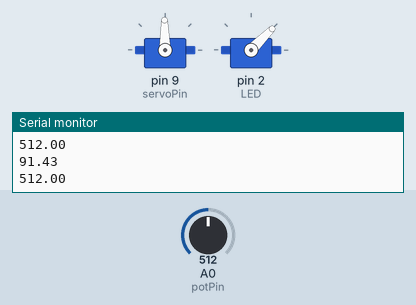
A sketch run on a simulated Arduino Uno, built with avr-gcc and run on an emulated ATmega328P. Shown: 2 × servo, the last lines printed to the serial monitor. Wiring (inferred from the names in the program): servo: signal pin 2. The inputs (shaded band) are chosen by the test bench; at power-on: A0 (potPin) = 512. Servo pulses on a pin are drawn as a servo (544–2400 µs = 0–180°).

Above: at 1.2 s.
1.3 s: A0 (potPin) set to 716
At 2.2 s:
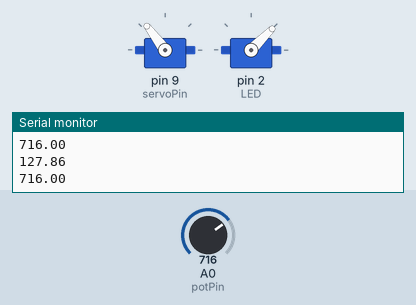
2.8 s: A0 (potPin) set to 900
At 3.2 s:
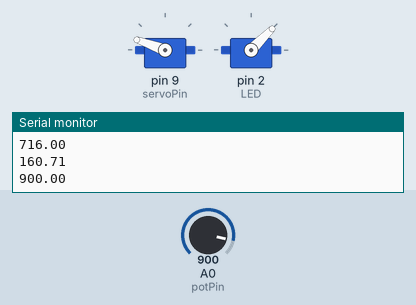
4.3 s: A0 (potPin) set to 1023
At 5.2 s:
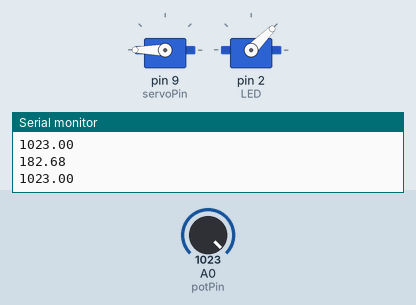
6.0 s: A0 (potPin) set to 306
At 7.4 s:
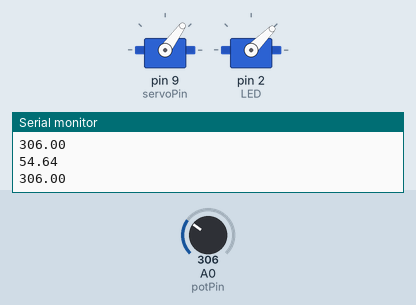
7.7 s: A0 (potPin) set to 122
At 8.4 s:
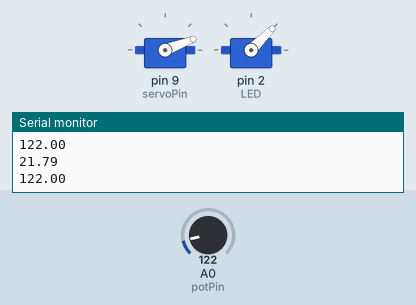
9.3 s: A0 (potPin) set to 511
At 10.4 s:
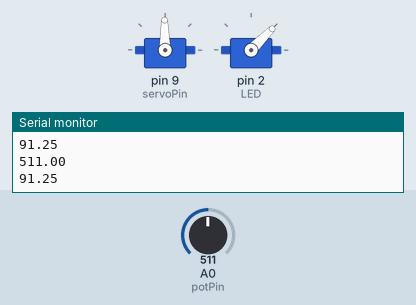
Timing chart, 0 to 11.8 s (numbered marks = the images above; inputs shaded):
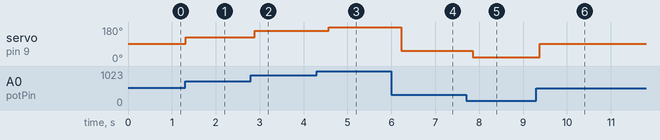

The sketch:

ClassAssignment_10-24-2023.ino
```cpp
/*
10-24-2023
Jay J Gurung

The potentiometer knob controls the angle
the angle controls the 3 LEDs' pattern direction and speed.
*/


#include <Servo.h> // include Arduino Servo library

const int servoPin = 9;  // create servoPin variable, assign 9
const int LED = 2;  // create LED variable, assign 2
const int LED2 = 4;  // create LED variable, assign 4
const int LED3 = 7;  // create LED variable, assign 4
const float potPin = A0;

Servo servo;  // create Servo object
float reading = 0; //keeping track of the reading
float angle = 0;   // variable to track servo position in degrees
float halfAng = 0;

//tone

void setup() {
  servo.attach(servoPin); //attach servo variable to control pin
  pinMode(LED,OUTPUT);
  Serial.begin(9600);
}


void loop() {
  reading = analogRead(potPin);
  angle = reading/5.6;

  servo.write(angle);
  Serial.println(angle);
  Serial.println(reading);
  if (angle<90){
      digitalWrite(LED,HIGH);
      delay(angle);
      digitalWrite(LED,LOW);
      delay(angle);
      digitalWrite(LED2,HIGH);
      delay(angle);
      digitalWrite(LED2,LOW);
      delay(angle);
      digitalWrite(LED3,HIGH);
      delay(angle);
      digitalWrite(LED3,LOW);
      delay(angle);
  } else{
      float halfAngle = angle-90;
      digitalWrite(LED3,HIGH);
      delay(halfAngle);
      digitalWrite(LED3,LOW);
      delay(halfAngle);
      digitalWrite(LED2,HIGH);
      delay(halfAngle);
      digitalWrite(LED2,LOW);
      delay(halfAngle);
      digitalWrite(LED,HIGH);
      delay(halfAngle);
      digitalWrite(LED,LOW);
      delay(halfAngle);

  }

         //led to react if the angle is less than 60 degrees
  // if (angle < 60){
  //     digitalWrite(LED,HIGH);
  //     delay(angle);
  //     digitalWrite(LED,LOW);
  //     delay(angle);
  // }


          // // scan from 0 to 180 degrees
  // for (angle = potPin; angle < 180; angle+=45) {
  //   // if (angle == 0){
  //   //   digitalWrite(LED,HIGH);
  //   //   delay(10);
  //   //   digitalWrite(LED,LOW);
  //   //   delay(10);
  //   // }
  //   servo.write(angle);
  //   delay(200);
  // }
         // // now scan back from 180 to 0 degrees
  // for (angle = 180; angle > 0; angle-=45) {
  //   // if (angle == 180){
  //   //   digitalWrite(LED,HIGH);
  //   //   delay(10);
  //   //   digitalWrite(LED,LOW);
  //   //   delay(10);
  //   // }
  //   servo.write(angle);
  //   delay(400);
  // }
}
```

Measured:
- after the input at 1.3 s, servo on pin 9 (servoPin): 91° → 127° at once
- after the input at 2.8 s, servo on pin 9 (servoPin): 127° → 160° after 0.08 s
- after the input at 4.3 s, servo on pin 9 (servoPin): 160° → 180° after 0.27 s
- after the input at 6.0 s, servo on pin 9 (servoPin): 180° → 54° after 0.23 s
- after the input at 7.7 s, servo on pin 9 (servoPin): 54° → 21° after 0.15 s
- after the input at 9.3 s, servo on pin 9 (servoPin): 21° → 91° after 0.08 s
